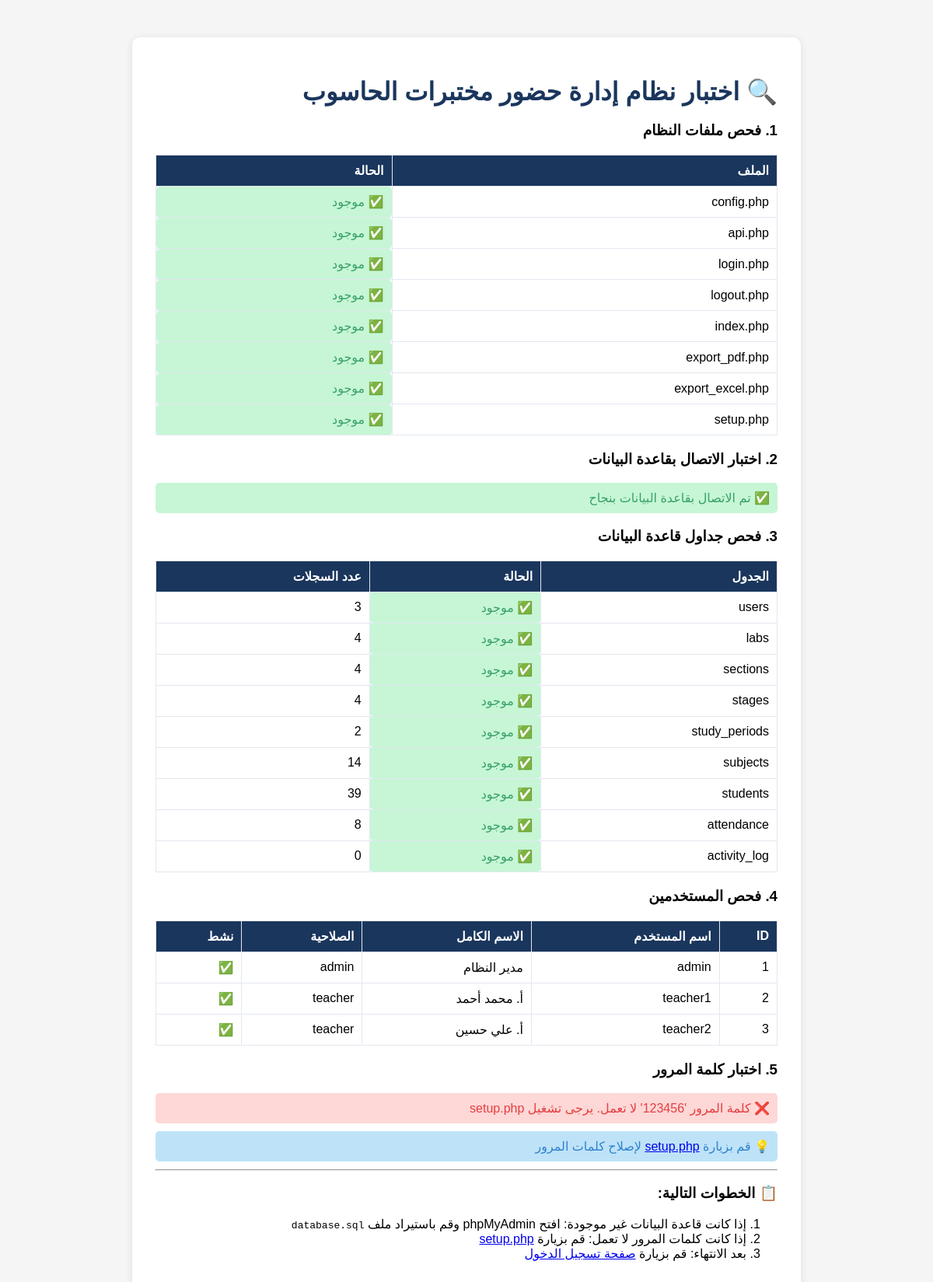
The page /test_connection.php on the database its author committed.
### tables this page shows
CREATE TABLE users (
    id INT AUTO_INCREMENT PRIMARY KEY,
    username VARCHAR(50) UNIQUE NOT NULL,
    password VARCHAR(255) NOT NULL,
    full_name VARCHAR(100) NOT NULL,
    email VARCHAR(100),
    role ENUM('admin', 'supervisor', 'teacher') DEFAULT 'teacher',
    assigned_lab_id INT NULL,
    is_active TINYINT(1) DEFAULT 1,
    last_login DATETIME,
    created_at TIMESTAMP DEFAULT CURRENT_TIMESTAMP,
    FOREIGN KEY (assigned_lab_id) REFERENCES labs(id) ON DELETE SET NULL
);

### test_connection.php (the view, shortened to what this page needs)
<?php
echo "<html dir='rtl'><head><meta charset='UTF-8'><title>اختبار النظام</title>";
echo "<style>
body { font-family: Tahoma, Arial; padding: 40px; background: #f5f5f5; direction: rtl; }
.box { background: white; padding: 30px; border-radius: 10px; max-width: 800px; margin: auto; box-shadow: 0 2px 10px rgba(0,0,0,0.1); }
h1 { color: #1a365d; margin-bottom: 20px; }
.success { color: #38a169; background: #c6f6d5; padding: 10px; border-radius: 5px; margin: 10px 0; }
.error { color: #e53e3e; background: #fed7d7; padding: 10px; border-radius: 5px; margin: 10px 0; }
.info { color: #3182ce; background: #bee3f8; padding: 10px; border-radius: 5px; margin: 10px 0; }
table { width: 100%; border-collapse: collapse; margin: 20px 0; }
th, td { border: 1px solid #e2e8f0; padding: 10px; text-align: right; }
th { background: #1a365d; color: white; }
</style></head><body><div class='box'>";
echo "<h1>🔍 اختبار نظام إدارة حضور مختبرات الحاسوب</h1>";
echo "<h3>1. فحص ملفات النظام</h3>";
$files = ['config.php', 'api.php', 'login.php', 'logout.php', 'index.php', 'export_pdf.php', 'export_excel.php', 'setup.php'];
echo "<table><tr><th>الملف</th><th>الحالة</th></tr>";
foreach ($files as $file) {
    $exists = file_exists($file);
    $status = $exists ? '✅ موجود' : '❌ غير موجود';
    $class = $exists ? 'success' : 'error';
    echo "<tr><td>$file</td><td class='$class'>$status</td></tr>";
}
echo "</table>";
echo "<h3>2. اختبار الاتصال بقاعدة البيانات</h3>";
try {
    $db = getDB();
    echo "<div class='success'>✅ تم الاتصال بقاعدة البيانات بنجاح</div>";
    echo "<h3>3. فحص جداول قاعدة البيانات</h3>";
    $tables = ['users', 'labs', 'sections', 'stages', 'study_periods', 'subjects', 'students', 'attendance', 'activity_log'];
    echo "<table><tr><th>الجدول</th><th>الحالة</th><th>عدد السجلات</th></tr>";
    foreach ($tables as $table) {
        try {
            $stmt = $db->query("SELECT COUNT(*) as count FROM $table");
            $row = $stmt->fetch();
            $count = $row['count'];
            echo "<tr><td>$table</td><td class='success'>✅ موجود</td><td>$count</td></tr>";
        } catch (PDOException $e) {
            echo "<tr><td>$table</td><td class='error'>❌ غير موجود</td><td>-</td></tr>";
        }
    }
    echo "</table>";
    echo "<h3>4. فحص المستخدمين</h3>";
    try {
        $stmt = $db->query("SELECT id, username, full_name, role, is_active FROM users");
        $users = $stmt->fetchAll();
        if (count($users) > 0) {
            echo "<table><tr><th>ID</th><th>اسم المستخدم</th><th>الاسم الكامل</th><th>الصلاحية</th><th>نشط</th></tr>";
            foreach ($users as $user) {
                $active = $user['is_active'] ? '✅' : '❌';
                echo "<tr><td>{$user['id']}</td><td>{$user['username']}</td><td>{$user['full_name']}</td><td>{$user['role']}</td><td>$active</td></tr>";
            }
            echo "</table>";
        } else {
            echo "<div class='error'>❌ لا يوجد مستخدمين في قاعدة البيانات</div>";
        }
    } catch (PDOException $e) {
        echo "<div class='error'>❌ خطأ في جلب المستخدمين: " . $e->getMessage() . "</div>";
    }
    echo "<h3>5. اختبار كلمة المرور</h3>";
    try {
        $stmt = $db->prepare("SELECT password FROM users WHERE username = ?");
        $stmt->execute(['admin']);
        $user = $stmt->fetch();
        if ($user) {
            $testPassword = '123456';
            $isValid = password_verify($testPassword, $user['password']);
            if ($isValid) {
                echo "<div class='success'>✅ كلمة المرور '123456' تعمل بشكل صحيح للمستخدم admin</div>";
            } else {
                echo "<div class='error'>❌ كلمة المرور '123456' لا تعمل. يرجى تشغيل setup.php</div>";
                echo "<div class='info'>💡 قم بزيارة <a href='setup.php'>setup.php</a> لإصلاح كلمات المرور</div>";
            }
        }
    } catch (PDOException $e) {
        echo "<div class='error'>❌ خطأ: " . $e->getMessage() . "</div>";
    }
} catch (PDOException $e) {
    echo "<div class='error'>❌ فشل الاتصال بقاعدة البيانات: " . $e->getMessage() . "</div>";
    echo "<div class='info'>💡 تأكد من:
    <ul>
        <li>تشغيل خدمة MySQL في XAMPP</li>
        <li>إنشاء قاعدة البيانات 'lab_attendance_system'</li>
        <li>استيراد ملف database.sql في phpMyAdmin</li>
    </ul>
    </div>";
}
echo "<hr>";
echo "<h3>📋 الخطوات التالية:</h3>";
echo "<ol>";
echo "<li>إذا كانت قاعدة البيانات غير موجودة: افتح phpMyAdmin وقم باستيراد ملف <code>database.sql</code></li>";
echo "<li>إذا كانت كلمات المرور لا تعمل: قم بزيارة <a href='setup.php'>setup.php</a></li>";
echo "<li>بعد الانتهاء: قم بزيارة <a href='login.php'>صفحة تسجيل الدخول</a></li>";
echo "</ol>";
echo "</div></body></html>";
?>

### test_connection.php (style rules this page uses)
body { font-family: Tahoma, Arial; padding: 40px; background: #f5f5f5; direction: rtl; }
.box { background: white; padding: 30px; border-radius: 10px; max-width: 800px; margin: auto; box-shadow: 0 2px 10px rgba(0,0,0,0.1); }
h1 { color: #1a365d; margin-bottom: 20px; }
.success { color: #38a169; background: #c6f6d5; padding: 10px; border-radius: 5px; margin: 10px 0; }
.error { color: #e53e3e; background: #fed7d7; padding: 10px; border-radius: 5px; margin: 10px 0; }
.info { color: #3182ce; background: #bee3f8; padding: 10px; border-radius: 5px; margin: 10px 0; }
table { width: 100%; border-collapse: collapse; margin: 20px 0; }
th, td { border: 1px solid #e2e8f0; padding: 10px; text-align: right; }
th { background: #1a365d; color: white; }

### rows shown on the page
users: id "1", username "admin", full_name "مدير النظام", role "admin", is_active "✅"
users: id "2", username "teacher1", full_name "أ. محمد أحمد", role "teacher", is_active "✅"
users: id "3", username "teacher2", full_name "أ. علي حسين", role "teacher", is_active "✅"

### other values the page prints
$file "config.php"
$status "✅ موجود"
$file "api.php"
$file "login.php"
$file "logout.php"
$file "index.php"
$file "export_pdf.php"
$file "export_excel.php"
$file "setup.php"
$table "users"
$count "3"
$table "labs"
$count "4"
$table "sections"
$table "stages"
